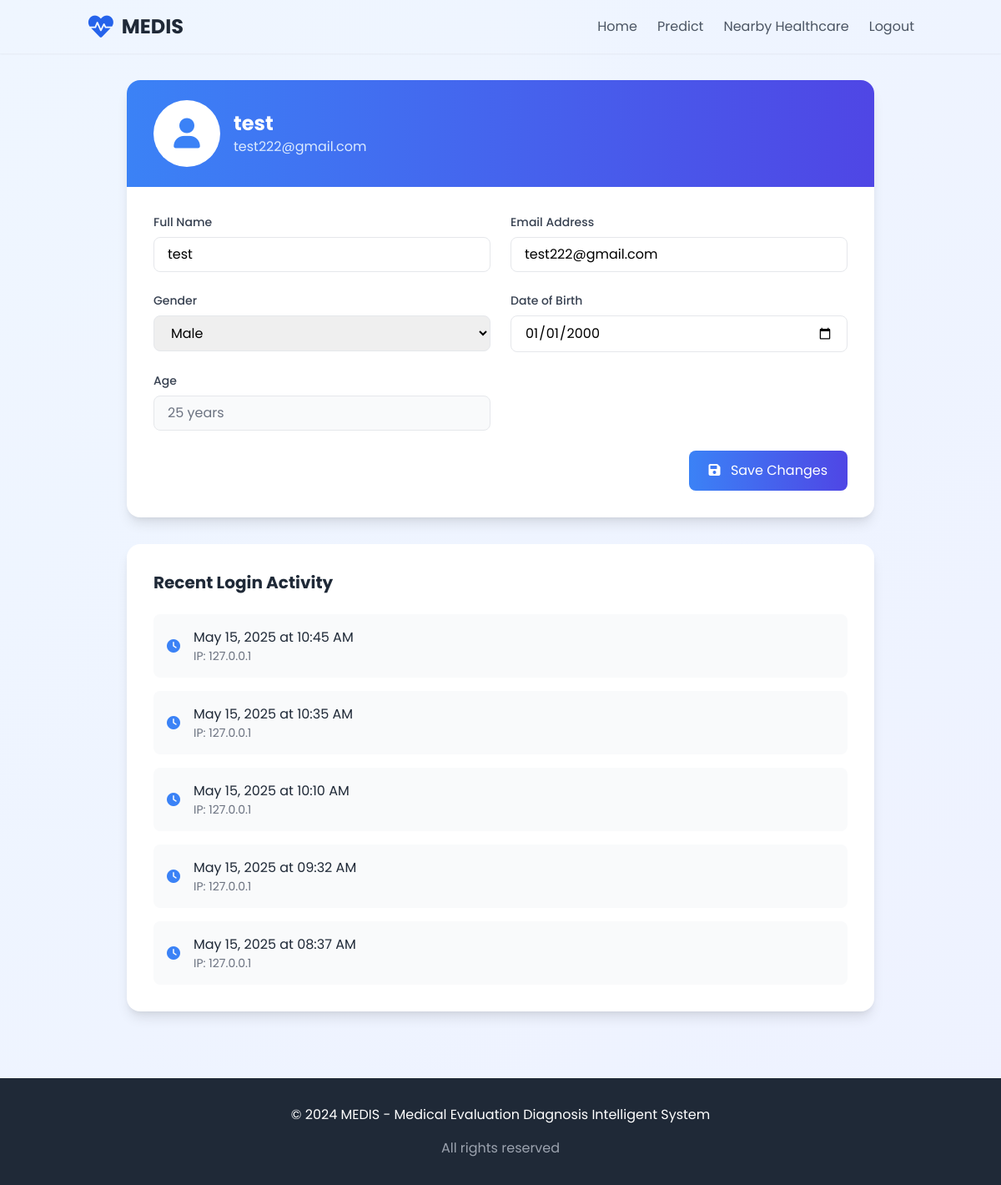
Screenshot of /profile (signed in) with the database file from the repository.
### database/models.py (models this page shows)
class User(Base):
    __tablename__ = 'users'
    id = Column(Integer, primary_key=True)
    name = Column(String(100), nullable=False)
    email = Column(String(120), unique=True, nullable=False)
    hashed_password = Column(String(255), nullable=False)  # Changed from password to hashed_password
    gender = Column(String(20))
    date_of_birth = Column(Date)
    created_at = Column(DateTime, default=datetime.utcnow)
    updated_at = Column(DateTime, default=datetime.utcnow, onupdate=datetime.utcnow)
    is_active = Column(Boolean, default=True)
    login_history = relationship("LoginHistory", back_populates="user")

class LoginHistory(Base):
    __tablename__ = 'login_history'
    id = Column(Integer, primary_key=True)
    user_id = Column(Integer, ForeignKey('users.id'))
    login_time = Column(DateTime, default=datetime.utcnow)
    ip_address = Column(String(45))  # IPv6 can be up to 45 characters
    user = relationship("User", back_populates="login_history")

### frontend/server.py (the view, shortened to what this page needs)
@app.route('/profile', methods=['GET', 'POST'])
def profile():
    if 'user_id' not in session:
        return redirect(url_for('login'))
    db = get_session()
    try:
        user = db.query(User).filter(User.id == session['user_id']).first()
        if not user:
            session.pop('user_id', None)
            return redirect(url_for('login'))
        login_history = (db.query(LoginHistory)
                        .filter(LoginHistory.user_id == user.id)
                        .order_by(LoginHistory.login_time.desc())
                        .limit(5)
                        .all())
        user_data = {
            'name': user.name,
            'email': user.email,
            'gender': user.gender,
            'date_of_birth': user.date_of_birth.strftime('%Y-%m-%d') if user.date_of_birth else '',
            'age': calculate_age(user.date_of_birth)
        }
        return render_template('profile.html',
                             user=user_data,
                             login_history=login_history)
    finally:
        db.close()

### database/models.py (called while the page is built)
def get_session():
    return Session()

### frontend/server.py (called while the page is built)
def calculate_age(birthdate):
    if not birthdate:
        return None
    today = date.today()
    age = today.year - birthdate.year - ((today.month, today.day) < (birthdate.month, birthdate.day))
    return age

### frontend/templates/profile.html (shortened to what this page needs)
<!DOCTYPE html>
<html lang="en">
<head>
    <link href="https://cdn.jsdelivr.net/npm/tailwindcss@2.2.19/dist/tailwind.min.css" rel="stylesheet">
    <link rel="stylesheet" href="https://cdnjs.cloudflare.com/ajax/libs/font-awesome/6.0.0/css/all.min.css">
    <link rel="stylesheet" href="{{ url_for('static', filename='styles.css') }}">
</head>
<body class="bg-gradient-to-br from-blue-50 to-indigo-50 min-h-screen font-poppins">
    <header class="sticky top-0 z-50 bg-white/80 backdrop-blur-md shadow-sm">
        <nav class="container mx-auto px-4 py-4 flex justify-between items-center">
            <div class="flex items-center space-x-2">
                <i class="fas fa-heartbeat text-3xl text-blue-600"></i>
                <h1 class="text-2xl font-bold text-gray-800">MEDIS</h1>
            </div>
            <div class="flex space-x-6">
                <a href="/" class="text-gray-600 hover:text-blue-600 transition-colors">Home</a>
                <a href="/prediction" class="text-gray-600 hover:text-blue-600 transition-colors">Predict</a>
                <a href="/nearby" class="text-gray-600 hover:text-blue-600 transition-colors">Nearby Healthcare</a>
                <a href="/auth/logout" class="text-gray-600 hover:text-blue-600 transition-colors">Logout</a>
            </div>
        </nav>
    </header>
    <main class="container mx-auto px-4 py-8">
        <div class="max-w-4xl mx-auto">
            <div class="bg-white rounded-2xl shadow-lg overflow-hidden">
                <div class="bg-gradient-to-r from-blue-500 to-indigo-600 px-8 py-6">
                    <div class="flex items-center space-x-4">
                        <div class="w-20 h-20 bg-white rounded-full flex items-center justify-center">
                            <i class="fas fa-user text-4xl text-blue-500"></i>
                        </div>
                        <div class="text-white">
                            <h2 class="text-2xl font-bold">{{ user.name }}</h2>
                            <p class="text-blue-100">{{ user.email }}</p>
                        </div>
                    </div>
                </div>
                <form method="POST" class="p-8 space-y-6">
                    <div class="grid grid-cols-1 md:grid-cols-2 gap-6">
                        <div>
                            <label for="name" class="block text-sm font-medium text-gray-700 mb-2">Full Name</label>
                            <input type="text" id="name" name="name" value="{{ user.name }}"
                                   class="w-full px-4 py-2 border rounded-lg focus:ring-2 focus:ring-blue-500 focus:border-blue-500">
                        </div>
                        <div>
                            <label for="email" class="block text-sm font-medium text-gray-700 mb-2">Email Address</label>
                            <input type="email" id="email" name="email" value="{{ user.email }}"
                                   class="w-full px-4 py-2 border rounded-lg focus:ring-2 focus:ring-blue-500 focus:border-blue-500">
                        </div>
                        <div>
                            <label for="gender" class="block text-sm font-medium text-gray-700 mb-2">Gender</label>
                            <select id="gender" name="gender"
                                    class="w-full px-4 py-2 border rounded-lg focus:ring-2 focus:ring-blue-500 focus:border-blue-500">
                                <option value="male" {% if user.gender == 'male' %}selected{% endif %}>Male</option>
                            </select>
                        </div>
                        <div>
                            <label for="date_of_birth" class="block text-sm font-medium text-gray-700 mb-2">Date of Birth</label>
                            <input type="date" id="date_of_birth" name="date_of_birth" value="{{ user.date_of_birth }}"
                                   class="w-full px-4 py-2 border rounded-lg focus:ring-2 focus:ring-blue-500 focus:border-blue-500">
                        </div>
                        <div>
                            <label class="block text-sm font-medium text-gray-700 mb-2">Age</label>
                            <input type="text" value="{{ user.age }} years" readonly
                                   class="w-full px-4 py-2 bg-gray-50 border rounded-lg text-gray-500">
                        </div>
                    </div>
                    <div class="flex justify-end">
                        <button type="submit"
                                class="px-6 py-3 bg-gradient-to-r from-blue-500 to-indigo-600 text-white rounded-lg hover:from-blue-600 hover:to-indigo-700 focus:outline-none focus:ring-2 focus:ring-blue-500 focus:ring-offset-2 transform transition-all hover:scale-105">
                            <i class="fas fa-save mr-2"></i>
                            Save Changes
                        </button>
                    </div>
                </form>
            </div>
            <div class="mt-8 bg-white rounded-2xl shadow-lg p-8">
                <h3 class="text-xl font-bold text-gray-800 mb-6">Recent Login Activity</h3>
                <div class="space-y-4">
                    {% for login in login_history %}
                    <div class="flex items-center justify-between p-4 bg-gray-50 rounded-lg">
                        <div class="flex items-center space-x-4">
                            <i class="fas fa-clock text-blue-500"></i>
                            <div>
                                <p class="text-gray-800">{{ login.login_time.strftime('%B %d, %Y at %I:%M %p') }}</p>
                                <p class="text-sm text-gray-500">IP: {{ login.ip_address }}</p>
                            </div>
                        </div>
                    </div>
                    {% endfor %}
                </div>
            </div>
        </div>
    </main>
    <footer class="bg-gray-800 text-white py-8 mt-12">
        <div class="container mx-auto px-4">
            <div class="max-w-4xl mx-auto text-center">
                <p class="mb-4">&copy; 2024 MEDIS - Medical Evaluation Diagnosis Intelligent System</p>
                <p class="text-gray-400">All rights reserved</p>
            </div>
        </div>
    </footer>
</body>
</html>

### frontend/static/styles.css (style rules this page uses)
body { font-family: 'Poppins', sans-serif; }
header { animation: fadeIn 0.5s ease-out; }

### rows the page displays
User: name "test", email "test222@gmail.com", gender "Male"
LoginHistory: login_time "May 15, 2025 at 10:45 AM", ip_address "127.0.0.1"
LoginHistory: login_time "May 15, 2025 at 10:35 AM", ip_address "127.0.0.1"
LoginHistory: login_time "May 15, 2025 at 10:10 AM", ip_address "127.0.0.1"
LoginHistory: login_time "May 15, 2025 at 09:32 AM", ip_address "127.0.0.1"
LoginHistory: login_time "May 15, 2025 at 08:37 AM", ip_address "127.0.0.1"
